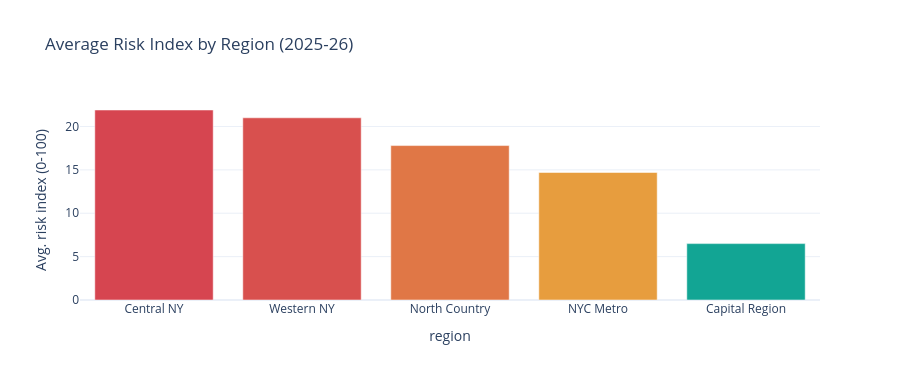

Notebook code cell kept with this figure:
### Code cell
region_summary = submissions.groupby("region").agg(
    completeness=("completeness_rate", "mean"), on_time=("on_time", "mean"),
    error_rate=("validity_error_rate", "mean")
).round(3)
region_risk = latest_risk.groupby("region").risk_index.mean().round(1)
region_summary["avg_risk_index"] = region_risk
region_summary = region_summary.sort_values("avg_risk_index", ascending=False)

fig_region = px.bar(region_summary.reset_index(), x="region", y="avg_risk_index", color="avg_risk_index",
                     color_continuous_scale=["#12A594", "#E8A33D", "#D64550"],
                     template=PLOT_TEMPLATE, title=f"Average Risk Index by Region ({LATEST_YEAR})",
                     labels={"avg_risk_index": "Avg. risk index (0-100)"})
fig_region.update_layout(height=380, coloraxis_showscale=False)
fig_region.show()
region_summary

### Figure 1 — Plotly figure (JSON) as saved in the notebook; plotly's stock layout.template omitted (floating-point values rounded to 4 significant figures)
{"data": [{"hovertemplate": "region=%{x}<br>Avg. risk index (0-100)=%{marker.color}<extra></extra>", "legendgroup": "", "marker": {"color": [21.9, 21.0, 17.8, 14.7, 6.5], "coloraxis": "coloraxis", "pattern": {"shape": ""}}, "name": "", "orientation": "v", "showlegend": false, "textposition": "auto", "type": "bar", "x": ["Central NY", "Western NY", "North Country", "NYC Metro", "Capital Region"], "xaxis": "x", "y": [21.9, 21.0, 17.8, 14.7, 6.5], "yaxis": "y"}], "layout": {"barmode": "relative", "coloraxis": {"autocolorscale": false, "colorbar": {"title": {"text": "Avg. risk index (0-100)"}}, "colorscale": [[0.0, "#12A594"], [0.5, "#E8A33D"], [1.0, "#D64550"]], "showscale": false}, "height": 380, "legend": {"tracegroupgap": 0}, "title": {"text": "Average Risk Index by Region (2025-26)"}, "xaxis": {"anchor": "y", "domain": [0.0, 1.0], "title": {"text": "region"}}, "yaxis": {"anchor": "x", "domain": [0.0, 1.0], "title": {"text": "Avg. risk index (0-100)"}}}}
